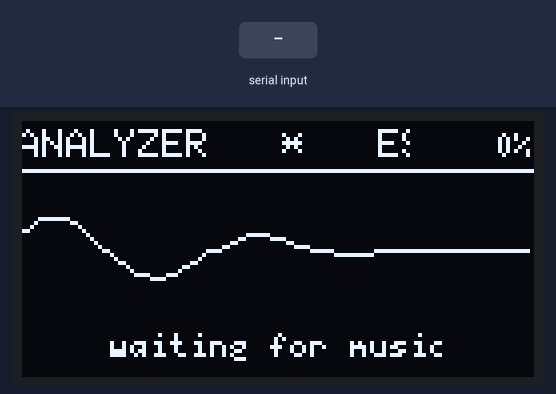
The sketch below on a simulated ESP32-C3. Parts: 128×64 one-colour display. The inputs (shaded band) are chosen by the test bench. I2S audio is not simulated (input reads silence); EEPROM starts erased; what the sketch prints to the serial monitor is not drawn.

Above: at 9.67 s.
9.7 s: "m\n" received over Serial
At 9.83 s:
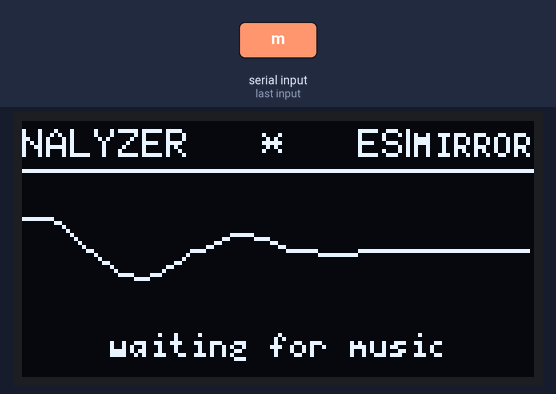
11.4 s: "a\n" received over Serial
At 11.56 s:
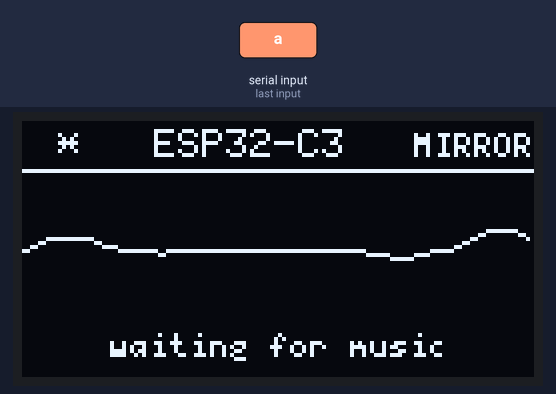
13.8 s: "m\n" received over Serial
At 13.92 s:
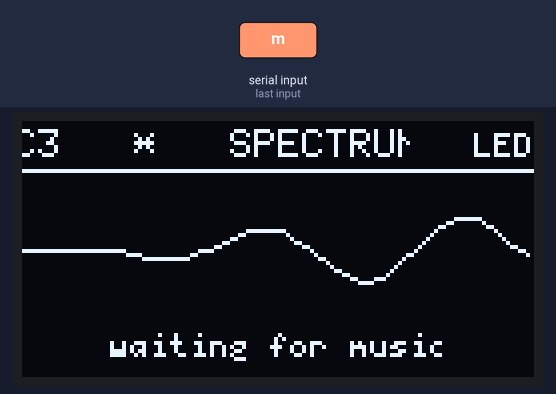
15.5 s: "a\n" received over Serial
At 15.65 s:
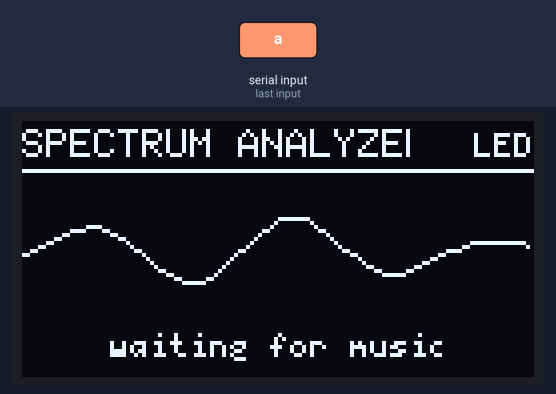
17.3 s: "m\n" received over Serial
At 17.46 s:
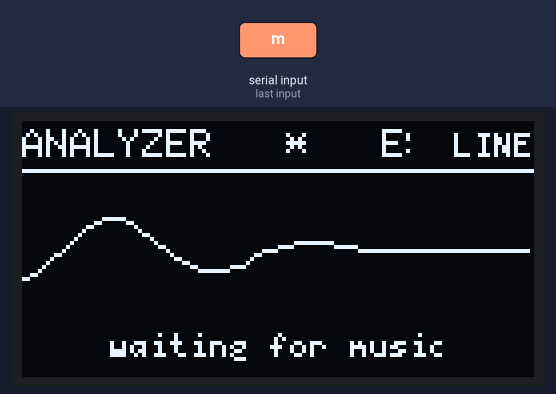
19.1 s: "a\n" received over Serial
At 19.19 s:
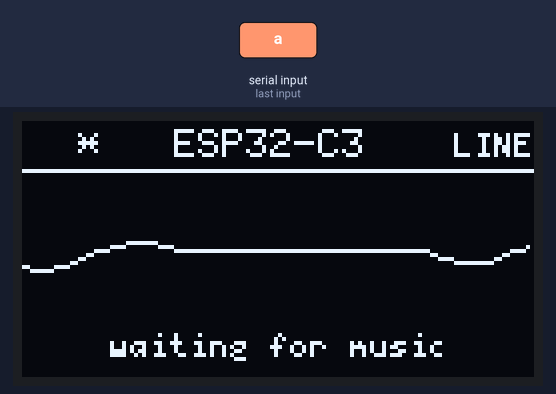

Measured:
- after the input at 9.7 s, the display: first differs from a run without the input after 0.13 s (image 1)
- after the input at 11.4 s, the display: first differs from a run without the input after 0.16 s (image 2)
- after the input at 13.8 s, the display: first differs from a run without the input after 0.12 s (image 3)
- after the input at 15.5 s, the display: first differs from a run without the input after 0.15 s (image 4)
- after the input at 17.3 s, the display: first differs from a run without the input after 0.16 s (image 5)
- after the input at 19.1 s, the display: first differs from a run without the input after 0.09 s (image 6)

The sketch:

ESP32_AudioFFTMono.ino
```cpp
/*
 * Audio Spectrum Visualizer for 128x64 I2C OLED (ESP32-C3 / ESP32)
 *
 * Libraries: U8g2, arduinoFFT 2.x
 * Board:     "ESP32C3 Dev Module", USB CDC On Boot: Enabled
 *
 * Wiring:
 *   INMP441:  VDD -> 3.3V, GND -> GND, SCK -> GPIO3, WS -> GPIO2, SD -> GPIO4, L/R -> GND
 *   OLED:     VCC -> 3.3V, GND -> GND, SDA -> GPIO8, SCL -> GPIO9
 */
#include <Arduino.h>
#include <U8g2lib.h>
#include <Wire.h>
#include <Preferences.h>
#include <driver/i2s.h>
#include "arduinoFFT.h"

#define I2C_SDA 8
#define I2C_SCL 9

#define SAMPLE_RATE 16000
#define SAMPLE_BUFFER_SIZE 512  // number of samples

// The C3 has no hardware FPU, so float is much cheaper than double.
float vReal[SAMPLE_BUFFER_SIZE];
float vImag[SAMPLE_BUFFER_SIZE];
ArduinoFFT<float> FFT = ArduinoFFT<float>(vReal, vImag, SAMPLE_BUFFER_SIZE, (float)SAMPLE_RATE);

// raw waveform data (INMP441 delivers 24-bit data in a 32-bit slot):
int32_t wave[SAMPLE_BUFFER_SIZE];
int32_t maxWave = 0;  // to compute scaling factor for wave display

void setup()
{
  Serial.begin(115200);
  Serial.setTimeout(100);
  Wire.begin(I2C_SDA, I2C_SCL);

  loadSettings();
  initMicrophone();
  initDisplay();
  calibrateNoise();   // ~2 s, keep it quiet

  delay(1000);
}

void loop()
{
  handleSerial();   // Serial Monitor commands: m, a, +, -, c, t<text>

  if (getWave() != ESP_OK)
  {
    Serial.println("Error: i2s_read() failed");
    displayError("i2s_read() failed");
    delay(100);
    return;
  }

  performFFT();

  displayAll();
}
```

FFT.ino
```cpp
// Audio FFT processing implementation using arduinoFFT 2.x API

#define CAL_SKIP   15    // frames thrown away while the mic settles (~0.5 s)
#define CAL_FRAMES 60    // frames used to measure the idle noise
#define NOISE_K    2.5f  // floor = mean + K * standard deviation (higher = cleaner idle, less sensitive)

float noiseFloor[SAMPLE_BUFFER_SIZE / 2];   // per-bin idle noise level

void performFFT()
{
  // Remove the mic's DC offset, then scale
  float mean = 0;
  for (int i = 0; i < SAMPLE_BUFFER_SIZE; i++) mean += wave[i];
  mean /= SAMPLE_BUFFER_SIZE;

  for (int i = 0; i < SAMPLE_BUFFER_SIZE; i++) {
    vReal[i] = (wave[i] - mean) * 3.3f / 4096.0f;
    vImag[i] = 0;
  }

  FFT.windowing(FFTWindow::Hamming, FFTDirection::Forward);  // Hamming window
  FFT.compute(FFTDirection::Forward);                        // FFT
  FFT.complexToMagnitude();                                  // absolute value
}

// Measure idle noise (mean + spread per bin). The display is refreshed during
// calibration exactly like in normal running, so OLED-induced supply noise on the
// mic is included in the measurement.
void calibrateNoise()
{
  static float sum[SAMPLE_BUFFER_SIZE / 2];
  static float sumSq[SAMPLE_BUFFER_SIZE / 2];
  for (int i = 0; i < SAMPLE_BUFFER_SIZE / 2; i++) { sum[i] = 0; sumSq[i] = 0; }

  int n = 0;
  for (int f = 0; f < CAL_SKIP + CAL_FRAMES; f++) {
    showMessage("Calibrating...", "keep it quiet");   // keeps the OLED active like normal use
    if (getWave() != ESP_OK) continue;
    performFFT();
    if (f < CAL_SKIP) continue;
    for (int i = 0; i < SAMPLE_BUFFER_SIZE / 2; i++) {
      sum[i]   += vReal[i];
      sumSq[i] += vReal[i] * vReal[i];
    }
    n++;
  }
  if (n == 0) n = 1;

  float avg = 0;
  for (int i = 0; i < SAMPLE_BUFFER_SIZE / 2; i++) {
    float m = sum[i] / n;
    float var = sumSq[i] / n - m * m;
    if (var < 0) var = 0;
    noiseFloor[i] = m + NOISE_K * sqrtf(var);
    avg += noiseFloor[i];
  }
  Serial.printf("Calibrated, average noise floor: %.3f  (send 'c' to recalibrate)\n", avg / (SAMPLE_BUFFER_SIZE / 2));
}
```

MicrophoneIn.ino
```cpp
/*
INMP441 -> ESP32-C3:
    VDD >> 3.3V
    GND >> GND
    SCK >> GPIO3
    WS  >> GPIO2
    SD  >> GPIO4
    L/R >> GND   (L/R low = mic outputs on the LEFT slot, high = RIGHT slot)
*/

#define I2S_SCK  GPIO_NUM_3
#define I2S_WS   GPIO_NUM_2
#define I2S_SD   GPIO_NUM_4
#define I2S_PORT I2S_NUM_0   // the C3 has a single I2S peripheral

// L/R tied to GND -> left slot. If you get a flat/noisy signal, try I2S_CHANNEL_FMT_ONLY_RIGHT.
#define I2S_MIC_CHANNEL I2S_CHANNEL_FMT_ONLY_LEFT

void initMicrophone()
{
  Serial.println("Setup I2S Microphone...");

  delay(1000);
  i2s_install();
  i2s_setpin();
  i2s_start(I2S_PORT);
  delay(500);
}

esp_err_t getWave()
{
  size_t bytesIn = 0;
  esp_err_t result = i2s_read(I2S_PORT, wave, sizeof(wave), &bytesIn, portMAX_DELAY);

  if (result == ESP_OK)
  {
    int samples_read = bytesIn / sizeof(wave[0]);
    int32_t peak = 0;
    for (int i = 0; i < samples_read; ++i)
    {
      wave[i] >>= 16;               // keep the top 16 bits of the 24-bit sample
      int32_t a = abs(wave[i]);
      if (a > peak) peak = a;
    }
    for (int i = samples_read; i < SAMPLE_BUFFER_SIZE; ++i) wave[i] = 0;  // short read safety
    maxWave = peak;
  }
  return result;
}

void i2s_install()
{
  i2s_config_t i2s_config = {};
  i2s_config.mode = (i2s_mode_t)(I2S_MODE_MASTER | I2S_MODE_RX);
  i2s_config.sample_rate = SAMPLE_RATE;
  i2s_config.bits_per_sample = I2S_BITS_PER_SAMPLE_32BIT;
  i2s_config.channel_format = I2S_MIC_CHANNEL;
  i2s_config.communication_format = I2S_COMM_FORMAT_STAND_I2S;
  i2s_config.intr_alloc_flags = 0;
  i2s_config.dma_buf_count = 4;
  i2s_config.dma_buf_len = 256;     // frames per buffer; keeps each DMA buffer under the 4092-byte limit
  i2s_config.use_apll = false;
  i2s_config.tx_desc_auto_clear = false;
  i2s_config.fixed_mclk = 0;

  esp_err_t err = i2s_driver_install(I2S_PORT, &i2s_config, 0, NULL);
  if (err != ESP_OK) Serial.printf("i2s_driver_install failed: %d\n", err);
}

void i2s_setpin()
{
  i2s_pin_config_t pin_config = {};
  pin_config.mck_io_num = I2S_PIN_NO_CHANGE;   // no MCLK needed (and don't grab GPIO0)
  pin_config.bck_io_num = I2S_SCK;
  pin_config.ws_io_num = I2S_WS;
  pin_config.data_out_num = I2S_PIN_NO_CHANGE;
  pin_config.data_in_num = I2S_SD;

  esp_err_t err = i2s_set_pin(I2S_PORT, &pin_config);
  if (err != ESP_OK) Serial.printf("i2s_set_pin failed: %d\n", err);
}
```

SpectrumDisplay.ino
```cpp
/*
 * 128x64 I2C OLED (SH1106) - SDA=GPIO8, SCL=GPIO9
 *
 * Layout: header (scrolling text + level readout) and a visual area with 4 modes
 * plus an idle animation when there is no sound.
 *
 * Serial Monitor (115200) commands:
 *   m            next visual mode; selects manual mode
 *   a            toggle automatic mode cycling
 *   +  /  -      more / less sensitive (moves the level range by 2 dB)
 *   c            recalibrate idle noise (do it when quiet, at your listening volume)
 *   tYour text   change the scrolling text, e.g.  tNow playing: Song - Artist
 * Settings are saved in ESP32 non-volatile storage and restored after reboot.
 */

U8G2_SH1106_128X64_NONAME_F_HW_I2C u8g2(U8G2_R0, /* reset=*/ U8X8_PIN_NONE);

// ---- level mapping: FFT magnitude in dB -> 0..100% bar height ----
float dbLow  = 20.0f;    // this level shows as 0%    (raise to hide more noise)
float dbHigh = 70.0f;    // this level shows as 100%  (raise so loud music stays lower)

// ---- tuning knobs ----
#define NUM_BARS      32       // NUM_BARS * BAR_STEP must be <= 128
#define BAR_W         3
#define BAR_STEP      4        // 3 px bar + 1 px gap
#define DEAD_ZONE     0.04f    // fraction of height ignored at the bottom (idle flicker)
#define RISE          0.7f     // 0..1, higher = snappier attack
#define FALL          0.2f     // 0..1, higher = faster decay
#define PEAK_DROP     0.015f   // fraction of height per frame the peak tick falls
#define ACTIVE_PCT    0.06f    // above this the sound counts as "playing"
#define IDLE_MS       5000     // silence for this long -> idle animation
#define AUTO_CYCLE_MS 20000    // auto mode interval in ms (0 = disable timed cycling)
#define MARQUEE_SPEED 30.0f    // scrolling text speed, px per second
#define MAX_MARQUEE_TEXT 80

// ---- layout ----
#define AREA_TOP 14            // visual area = rows 14..63
#define AREA_H   50

#define NUM_MODES 4
const char* MODE_NAMES[NUM_MODES] = { "BARS", "MIRROR", "LED", "LINE" };

String marquee = "SPECTRUM ANALYZER   *   ESP32-C3   *   ";   // ASCII only
Preferences settings;
bool settingsReady = false;
bool autoCycle = false;

int   bandStart[NUM_BARS + 1];
float barLevel[NUM_BARS];      // 0..1
float barPeak[NUM_BARS];       // 0..1
float hdrLevel = 0;            // smoothed overall level for the header readout
int   mode = 0;
uint32_t lastActiveMs = 0, lastModeChange = 0, modeLabelUntil = 0;

void loadSettings()
{
  settingsReady = settings.begin("audiofft", false);
  if (!settingsReady) {
    Serial.println("Settings unavailable; using defaults");
    return;
  }

  mode = settings.getUChar("mode", 0);
  if (mode >= NUM_MODES) mode = 0;
  autoCycle = settings.getBool("auto", false);
  dbLow = settings.getFloat("dbLow", dbLow);
  dbHigh = settings.getFloat("dbHigh", dbHigh);
  if (dbHigh <= dbLow) {
    dbLow = 20.0f;
    dbHigh = 70.0f;
  }

  String savedText = settings.getString("text", "");
  if (savedText.length()) marquee = savedText;
  lastModeChange = millis();
}

void saveSettings()
{
  if (!settingsReady) return;
  settings.putUChar("mode", (uint8_t)mode);
  settings.putBool("auto", autoCycle);
  settings.putFloat("dbLow", dbLow);
  settings.putFloat("dbHigh", dbHigh);
  settings.putString("text", marquee);
}

// Log-spaced groups of FFT bins (~60 Hz up to Nyquist), at least one bin per bar
void initBands()
{
  const int firstBin = 2;
  const int lastBin  = SAMPLE_BUFFER_SIZE / 2;
  int prev = firstBin;
  for (int b = 0; b <= NUM_BARS; b++) {
    int e = (int)(firstBin * powf((float)lastBin / firstBin, (float)b / NUM_BARS) + 0.5f);
    if (b > 0 && e <= prev) e = prev + 1;
    bandStart[b] = e;
    prev = e;
  }
  bandStart[NUM_BARS] = lastBin;
}

void initDisplay()
{
  u8g2.begin();                 // Wire was already started on GPIO8/GPIO9 in setup()
  u8g2.setBusClock(400000);
  u8g2.setFont(u8g2_font_6x10_tf);
  u8g2.setDrawColor(1);
  u8g2.setFontPosTop();
  initBands();
  showMessage("Start FFT", "");
}

void showMessage(const char* l1, const char* l2)
{
  u8g2.clearBuffer();
  u8g2.setFont(u8g2_font_6x10_tf);
  u8g2.drawStr(0, 0, l1);
  u8g2.drawStr(0, 14, l2);
  u8g2.sendBuffer();
}

void displayError(const char* msg)
{
  showMessage("Error:", msg);
}

void nextMode()
{
  mode = (mode + 1) % NUM_MODES;
  modeLabelUntil = millis() + 1500;
  lastModeChange = millis();
}

void printRange()
{
  Serial.printf("range: %.0f dB = 0%%, %.0f dB = 100%%\n", dbLow, dbHigh);
}

void handleSerial()
{
  while (Serial.available()) {
    char c = Serial.read();
    switch (c) {
      case 'c': calibrateNoise(); break;
      case 'm':
        autoCycle = false;
        nextMode();
        saveSettings();
        Serial.printf("Mode: %s (manual)\n", MODE_NAMES[mode]);
        break;
      case 'a':
        autoCycle = !autoCycle;
        lastModeChange = millis();
        modeLabelUntil = millis() + 1500;
        saveSettings();
        Serial.printf("Mode: %s (%s)\n", MODE_NAMES[mode], autoCycle ? "auto" : "manual");
        break;
      case '+':
        dbLow -= 2; dbHigh -= 2; saveSettings(); printRange(); break;   // more sensitive
      case '-':
        dbLow += 2; dbHigh += 2; saveSettings(); printRange(); break;   // less sensitive
      case 't': {
        String s = Serial.readStringUntil('\n');
        s.trim();
        if (s.length()) {
          if (s.length() > MAX_MARQUEE_TEXT) s = s.substring(0, MAX_MARQUEE_TEXT);
          marquee = s + "   *   ";
          saveSettings();
        }
        break;
      }
      default: break;
    }
  }
}

void updateBars()
{
  float frameMaxDb = -100.0f;
  float pk = 0;

  for (int b = 0; b < NUM_BARS; b++) {
    float m = 0;
    for (int i = bandStart[b]; i < bandStart[b + 1]; i++) {
      float v = vReal[i] - noiseFloor[i];     // subtract idle noise
      if (v > m) m = v;
    }
    float tilt = 1.0f + 0.04f * b;            // gentle treble lift, music falls off with frequency
    float db = 20.0f * log10f(m * tilt + 0.001f);
    if (db > frameMaxDb) frameMaxDb = db;

    float target = (db - dbLow) / (dbHigh - dbLow);
    target = constrain(target - DEAD_ZONE, 0.0f, 1.0f);

    if (target > barLevel[b]) barLevel[b] += (target - barLevel[b]) * RISE;
    else                      barLevel[b] -= (barLevel[b] - target) * FALL;

    if (barLevel[b] > barPeak[b]) barPeak[b] = barLevel[b];
    else if ((barPeak[b] -= PEAK_DROP) < 0) barPeak[b] = 0;

    if (barLevel[b] > pk) pk = barLevel[b];
  }

  hdrLevel += (pk - hdrLevel) * 0.3f;
  if (pk > ACTIVE_PCT) lastActiveMs = millis();

  // Once a second, print the loudest level seen (handy for tuning dbLow/dbHigh)
  static uint32_t lastPrint = 0;
  static float winMaxDb = -100.0f;
  if (frameMaxDb > winMaxDb) winMaxDb = frameMaxDb;
  if (millis() - lastPrint > 1000) {
    if (winMaxDb > dbLow) {
      float pct = constrain((winMaxDb - dbLow) / (dbHigh - dbLow) - DEAD_ZONE, 0.0f, 1.0f);
      Serial.printf("peak %.1f dB -> %d%%   (range %.0f..%.0f dB)\n", winMaxDb, (int)(pct * 100), dbLow, dbHigh);
    }
    winMaxDb = -100.0f;
    lastPrint = millis();
  }
}

// ---------- header ----------

// Scrolling text: fixed-width 6x10 font, drawn from a small circular window of the string
void drawMarquee()
{
  const int CH_W = 6, VIS = 17;
  int len = marquee.length();
  if (len == 0) return;
  uint32_t px = (uint32_t)(millis() * (MARQUEE_SPEED / 1000.0f));
  int idx   = (px / CH_W) % len;
  int shift = px % CH_W;
  char buf[VIS + 2];
  for (int i = 0; i < VIS + 1; i++) buf[i] = marquee[(idx + i) % len];
  buf[VIS + 1] = 0;

  u8g2.setFont(u8g2_font_6x10_tf);
  u8g2.setClipWindow(0, 0, 97, 11);
  u8g2.drawStr(-shift, 1, buf);
  u8g2.setMaxClipWindow();
}

void drawHeader()
{
  drawMarquee();

  u8g2.setFont(u8g2_font_5x7_tf);
  char txt[8];
  const char* s;
  if (millis() < modeLabelUntil) {
    s = MODE_NAMES[mode];
  } else {
    snprintf(txt, sizeof(txt), "%d%%", (int)(hdrLevel * 100 + 0.5f));
    s = txt;
  }
  int w = u8g2.getStrWidth(s);
  u8g2.drawStr(127 - w, 2, s);
  u8g2.drawHLine(0, 12, 128);
}

// ---------- visual modes ----------

void drawBarsMode()
{
  for (int b = 0; b < NUM_BARS; b++) {
    int x = b * BAR_STEP;
    int h = (int)(barLevel[b] * AREA_H + 0.5f);
    int p = (int)(barPeak[b] * AREA_H + 0.5f);
    if (h > 0) u8g2.drawBox(x, 64 - h, BAR_W, h);
    if (p > h + 1) u8g2.drawHLine(x, 64 - p, BAR_W);
  }
}

void drawMirrorMode()
{
  const int cy = AREA_TOP + AREA_H / 2;
  const int half = AREA_H / 2 - 1;
  for (int b = 0; b < NUM_BARS; b++) {
    int x = b * BAR_STEP;
    int h = (int)(barLevel[b] * half + 0.5f);
    int p = (int)(barPeak[b] * half + 0.5f);
    if (h > 0) u8g2.drawBox(x, cy - h, BAR_W, 2 * h + 1);
    else       u8g2.drawHLine(x, cy, BAR_W);          // dotted centre line when quiet
    if (p > h + 1) {
      u8g2.drawHLine(x, cy - p, BAR_W);
      u8g2.drawHLine(x, cy + p, BAR_W);
    }
  }
}

void drawLedMode()                                     // retro LED-segment meter
{
  const int SEGS = AREA_H / 3;                         // 3 px pitch, 2 px tall
  for (int b = 0; b < NUM_BARS; b++) {
    int x = b * BAR_STEP;
    int segs = (int)(barLevel[b] * SEGS + 0.5f);
    int ps   = (int)(barPeak[b] * SEGS + 0.5f);
    for (int k = 0; k < segs; k++) u8g2.drawBox(x, 62 - k * 3, BAR_W, 2);
    if (ps > segs && ps > 0) u8g2.drawBox(x, 62 - (ps - 1) * 3, BAR_W, 2);
  }
}

void drawLineMode()                                    // connected line with dotted drop lines
{
  int px = 0, py = 0;
  for (int b = 0; b < NUM_BARS; b++) {
    int x = b * BAR_STEP + 1;
    int y = 63 - (int)(barLevel[b] * AREA_H + 0.5f);
    if (b > 0) u8g2.drawLine(px, py, x, y);
    for (int yy = y + 2; yy <= 63; yy += 3) u8g2.drawPixel(x, yy);
    px = x; py = y;
  }
}

// Shown when nothing has been playing for a while
void drawIdle()
{
  float t = millis() / 1000.0f;
  int cy = AREA_TOP + 18;
  int px = 0, py = cy;
  for (int x = 0; x < 128; x += 2) {
    float env = 0.5f + 0.5f * sinf(t * 0.8f + x * 0.03f);   // slow breathing envelope
    int y = cy + (int)(9.0f * env * sinf(x * 0.12f + t * 3.0f));
    if (x > 0) u8g2.drawLine(px, py, x, y);
    px = x; py = y;
  }
  u8g2.setFont(u8g2_font_5x7_tf);
  const char* s = "waiting for music";
  int w = u8g2.getStrWidth(s);
  u8g2.drawStr((128 - w) / 2, 52, s);
}

void displayAll()
{
  updateBars();

  if (autoCycle && AUTO_CYCLE_MS && millis() - lastModeChange > AUTO_CYCLE_MS) nextMode();

  u8g2.clearBuffer();
  drawHeader();

  if (millis() - lastActiveMs > IDLE_MS) {
    drawIdle();
  } else {
    switch (mode) {
      case 0: drawBarsMode();   break;
      case 1: drawMirrorMode(); break;
      case 2: drawLedMode();    break;
      default: drawLineMode();  break;
    }
  }
  u8g2.sendBuffer();
}
```
